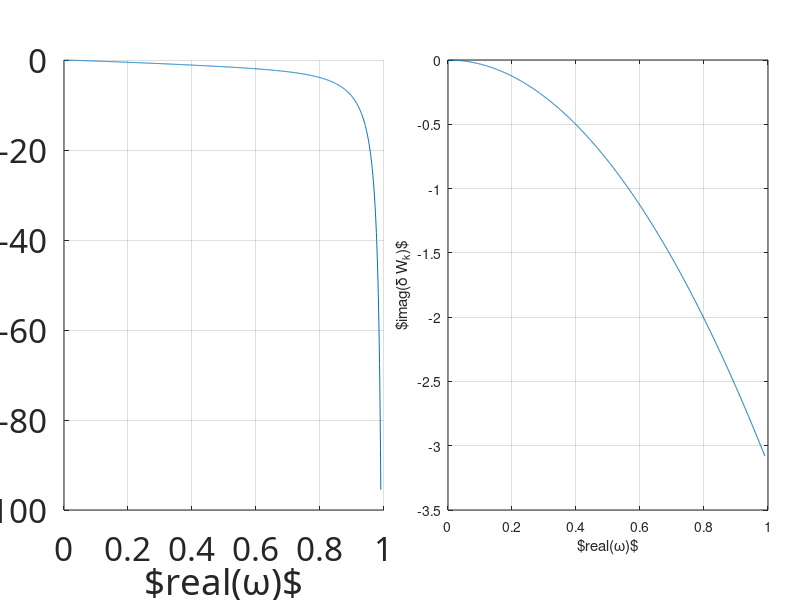

Reproduce this figure in MATLAB. (Note: this script raises an error after producing the figure.)
clear;
figure(2);
clf(2);
figure(2);

n=1000;
omega_0=0,
omega_1=0.99;
omega=linspace(omega_0,omega_1,n);

%dwk_kd0=-(-omega./(omega-1)+omega+omega.^2.*log(1-1./omega));

dwk_kd0=-((omega.^2-2*omega)./(omega-1)+omega.^2.*log(1-1./omega));

%dwk_kd=omega.^2./(omega-1);



 set(gcf,'Units','points','position',[100 500 1200 600],'Color',[1 1 1]);
% 
% % 
 hax=axes('Position',[0.08 0.15 0.4 0.75],'FontSize',24,'FontName','Latex'); 
%plot(omega,real(dwk_kd));
hold all;
plot(omega,real(dwk_kd0));


grid on;
xlabel('$real(\omega)$');
ylabel('$real(\delta W_k)$');

hax=axes('Position',[0.56 0.15 0.4 0.75],'FontSize',24); 
%plot(omega,imag(dwk_kd));
plot(omega,imag(dwk_kd0));

xlabel('$real(\omega)$');
ylabel('$imag(\delta W_k)$');

grid on;


myprint('wangsj_dwk_omega_only');